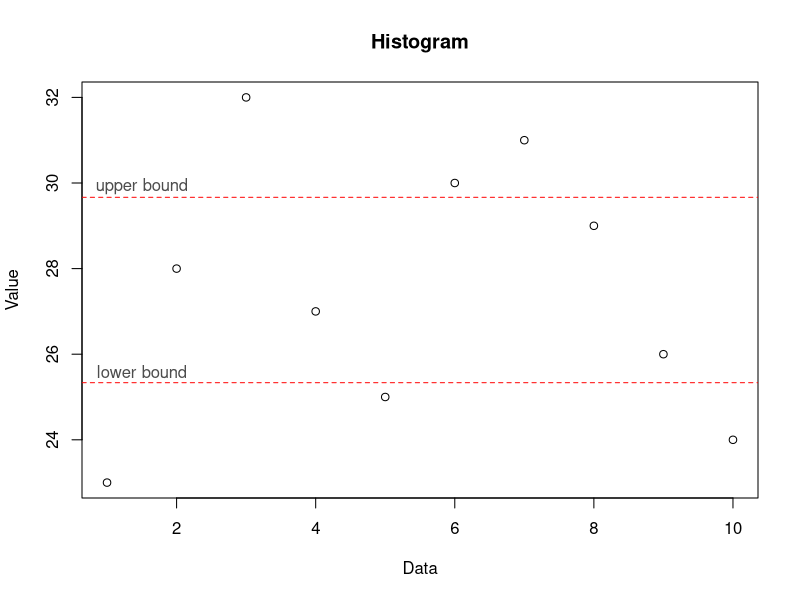

Recreate this plot in R.
# Calculate confidence interval with function t.test from core package stats

# Sample data
data <- c(23, 28, 32, 27, 25, 30, 31, 29, 26, 24)

# Calculate the confidence interval
# The function t.test performs the Student's t-Tests on vectors of data
# By default conf.level=0.95
result <- t.test(data)

# Extract the confidence interval
confidence_interval <- result$conf.int

# Get the lower bound and the upper bound of the confidence interval
lower_bound <- result$conf.int[1]
upper_bound <- result$conf.int[2]

# Print lower bound and uppder bound of the confidence interval
cat("Lower bound of the 95% confidence interval:", lower_bound, "\n")
cat("Upper bound of the 95% confidence interval:", upper_bound, "\n")

# Plot histogram
plot(data, main = "Histogram", xlab = "Data", ylab = "Value")

# Draw lower bound and upper bound of the confidence interval
abline(h = lower_bound, col = 'red', lwd = 1, lty = 2)
text(x = 1.5, y = lower_bound+0.25, labels = "lower bound", col = "#4D4D4D")
abline(h = upper_bound, col = 'red', lwd = 1, lty = 2)
text(x = 1.5, y = upper_bound+0.25, labels = "upper bound", col = "#4D4D4D")
